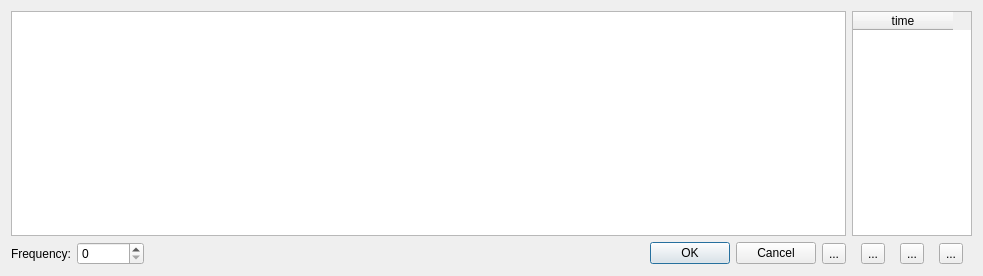
<?xml version="1.0" encoding="UTF-8"?>
<ui version="4.0">
 <class>ShowCommandDialog</class>
 <widget class="QDialog" name="ShowCommandDialog">
  <property name="geometry">
   <rect>
    <x>0</x>
    <y>0</y>
    <width>983</width>
    <height>276</height>
   </rect>
  </property>
  <property name="windowTitle">
   <string>Command</string>
  </property>
  <layout class="QGridLayout" name="gridLayout">
   <item row="0" column="1">
    <widget class="QTableWidget" name="tableWidget">
     <property name="sizePolicy">
      <sizepolicy hsizetype="Minimum" vsizetype="Expanding">
       <horstretch>0</horstretch>
       <verstretch>0</verstretch>
      </sizepolicy>
     </property>
     <property name="maximumSize">
      <size>
       <width>120</width>
       <height>16777215</height>
      </size>
     </property>
     <column>
      <property name="text">
       <string>time</string>
      </property>
     </column>
    </widget>
   </item>
   <item row="1" column="0">
    <layout class="QHBoxLayout" name="horizontalLayout">
     <item>
      <widget class="QLabel" name="label">
       <property name="text">
        <string>Frequency:</string>
       </property>
      </widget>
     </item>
     <item>
      <widget class="QSpinBox" name="frequencySpin">
       <property name="minimum">
        <number>0</number>
       </property>
       <property name="maximum">
        <number>999999999</number>
       </property>
       <property name="value">
        <number>0</number>
       </property>
      </widget>
     </item>
     <item>
      <widget class="QDialogButtonBox" name="buttonBox">
       <property name="orientation">
        <enum>Qt::Horizontal</enum>
       </property>
       <property name="standardButtons">
        <set>QDialogButtonBox::Cancel|QDialogButtonBox::Ok</set>
       </property>
      </widget>
     </item>
     <item>
      <widget class="QToolButton" name="tableButton">
       <property name="text">
        <string>...</string>
       </property>
       <property name="icon">
        <iconset theme="arrow-left">
         <normaloff/>
        </iconset>
       </property>
      </widget>
     </item>
    </layout>
   </item>
   <item row="1" column="1">
    <layout class="QHBoxLayout" name="horizontalLayout_3">
     <item>
      <widget class="QToolButton" name="listAddButton">
       <property name="text">
        <string>...</string>
       </property>
       <property name="icon">
        <iconset theme="list-add">
         <normaloff/>
        </iconset>
       </property>
      </widget>
     </item>
     <item>
      <widget class="QToolButton" name="listRemoveButton">
       <property name="text">
        <string>...</string>
       </property>
       <property name="icon">
        <iconset theme="list-remove">
         <normaloff/>
        </iconset>
       </property>
      </widget>
     </item>
     <item>
      <widget class="QToolButton" name="listRefreshButton">
       <property name="text">
        <string>...</string>
       </property>
       <property name="icon">
        <iconset theme="view-refresh">
         <normaloff/>
        </iconset>
       </property>
      </widget>
     </item>
    </layout>
   </item>
   <item row="0" column="0">
    <widget class="QGraphicsView" name="graphicsView">
     <property name="autoFillBackground">
      <bool>false</bool>
     </property>
     <property name="backgroundBrush">
      <brush brushstyle="SolidPattern">
       <color alpha="255">
        <red>0</red>
        <green>0</green>
        <blue>0</blue>
       </color>
      </brush>
     </property>
     <property name="sceneRect">
      <rectf>
       <x>0.000000000000000</x>
       <y>0.000000000000000</y>
       <width>0.000000000000000</width>
       <height>0.000000000000000</height>
      </rectf>
     </property>
     <property name="renderHints">
      <set>QPainter::Antialiasing|QPainter::HighQualityAntialiasing|QPainter::TextAntialiasing</set>
     </property>
    </widget>
   </item>
  </layout>
 </widget>
 <resources/>
 <connections>
  <connection>
   <sender>buttonBox</sender>
   <signal>accepted()</signal>
   <receiver>ShowCommandDialog</receiver>
   <slot>accept()</slot>
   <hints>
    <hint type="sourcelabel">
     <x>248</x>
     <y>254</y>
    </hint>
    <hint type="destinationlabel">
     <x>157</x>
     <y>274</y>
    </hint>
   </hints>
  </connection>
  <connection>
   <sender>buttonBox</sender>
   <signal>rejected()</signal>
   <receiver>ShowCommandDialog</receiver>
   <slot>reject()</slot>
   <hints>
    <hint type="sourcelabel">
     <x>316</x>
     <y>260</y>
    </hint>
    <hint type="destinationlabel">
     <x>286</x>
     <y>274</y>
    </hint>
   </hints>
  </connection>
 </connections>
</ui>
